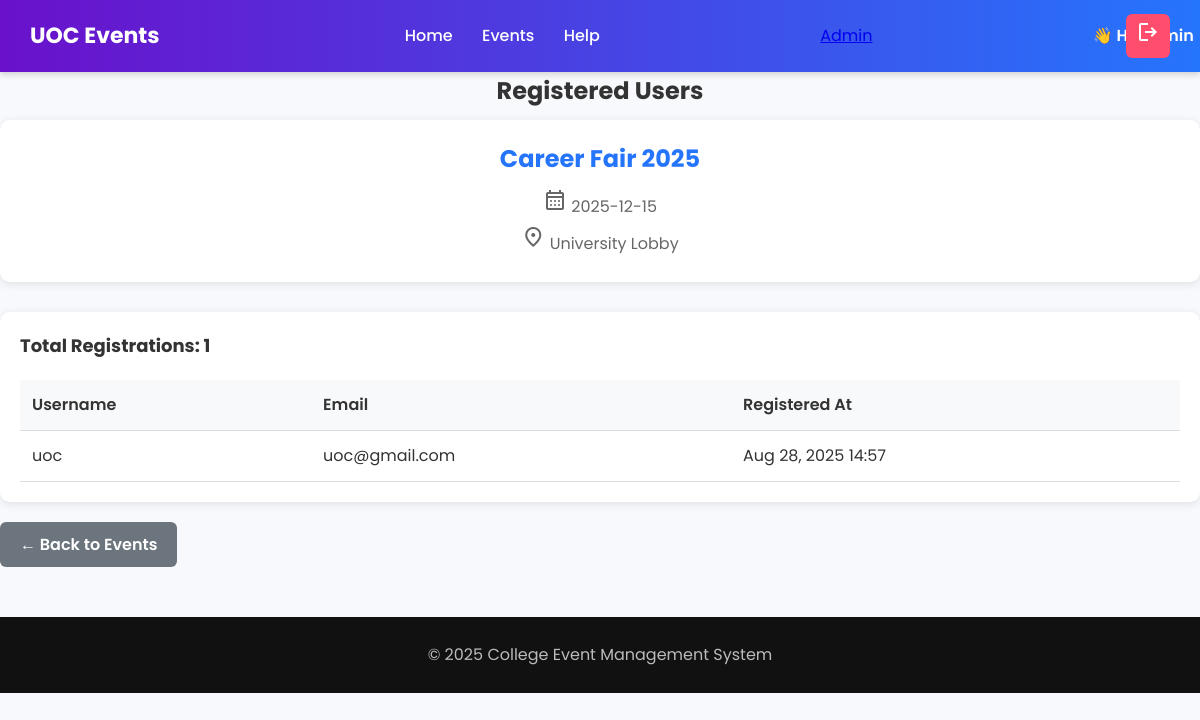
Screenshot of /view_registrations.php?event_id=3 (signed in) with the database file from the repository.
### tables this page shows
CREATE TABLE `events` (
  `id` int(11) NOT NULL,
  `title` varchar(200) NOT NULL,
  `location` varchar(120) DEFAULT '',
  `event_date` date NOT NULL,
  `description` text DEFAULT NULL,
  `type` varchar(100) NOT NULL
);

CREATE TABLE `registrations` (
  `id` int(11) NOT NULL,
  `user_id` int(11) NOT NULL,
  `event_id` int(11) NOT NULL,
  `registered_at` timestamp NOT NULL DEFAULT current_timestamp()
);

CREATE TABLE `users` (
  `id` int(11) NOT NULL,
  `username` varchar(50) NOT NULL,
  `password_hash` char(64) NOT NULL,
  `role` enum('admin','user') NOT NULL DEFAULT 'user',
  `created_at` timestamp NOT NULL DEFAULT current_timestamp(),
  `email` varchar(100) NOT NULL
);

### auth.php (called while the page is built, shortened)
<?php
function is_logged_in() {
    return isset($_SESSION['user_id']);
}
function current_user() {
    return [
        'id' => $_SESSION['user_id'],
        'username' => $_SESSION['username'],
        'role' => $_SESSION['role']
    ];
}
?>

### view_registrations.php (the view, shortened to what this page needs)
<?php
require_once 'config.php';
require_once 'auth.php';
$event_id = isset($_GET['event_id']) ? (int)$_GET['event_id'] : 0;
$stmt = $conn->prepare("SELECT title, location, event_date, description FROM events WHERE id = ?");
$stmt->bind_param("i", $event_id);
$stmt->execute();
$event = $stmt->get_result()->fetch_assoc();
$stmt = $conn->prepare("SELECT u.id, u.username, u.email, r.registered_at
                       FROM registrations r
                       JOIN users u ON u.id = r.user_id
                       WHERE r.event_id = ?
                       ORDER BY r.registered_at DESC");
$stmt->bind_param("i", $event_id);
$stmt->execute();
$result = $stmt->get_result();
$registrations = [];
while ($row = $result->fetch_assoc()) {
    $registrations[] = $row;
}
$user = current_user();
?>
<!DOCTYPE html>
<html lang="en">
<head>
  <link rel="stylesheet" href="styles/events.css">
</head>
<body>
  <nav class="navbar">
    <div class="container">
      <div class="brand">UOC Events</div>
      <div class="nav-links">
        <a href="index.php">Home</a>
        <a href="events.php">Events</a>
        <a href="help.php">Help</a>
      </div>
      <?php if ($user): ?>
        <?php if ($user['role'] === 'admin'): ?><a href="admin.php" class="admin-link">Admin</a><?php endif; ?>
        <span class="user">👋 Hi, <?php echo htmlspecialchars($user['username']); ?></span>
        <a href="logout.php" class="logout-btn">
          <span class="material-symbols-outlined">logout</span>
        </a>
      <?php endif; ?>
    </div>
  </nav>
  <section class="container">
    <div class="registrations-header">
      <h1>Registered Users</h1>
      <div class="event-info">
        <h2><?php echo htmlspecialchars($event['title']); ?></h2>
        <p><span class="material-symbols-outlined">calendar_month</span> <?php echo htmlspecialchars($event['event_date']); ?></p>
        <p><span class="material-symbols-outlined">location_on</span> <?php echo htmlspecialchars($event['location']); ?></p>
      </div>
    </div>
    <div class="registrations-table">
      <div class="table-header">
        <h3>Total Registrations: <?php echo count($registrations); ?></h3>
      </div>
      <?php if (count($registrations) > 0): ?>
        <table class="users-table">
          <thead>
            <tr>
              <th>Username</th>
              <th>Email</th>
              <th>Registered At</th>
            </tr>
          </thead>
          <tbody>
            <?php foreach ($registrations as $reg): ?>
              <tr>
                <td><?php echo htmlspecialchars($reg['username']); ?></td>
                <td><?php echo htmlspecialchars($reg['email']); ?></td>
                <td><?php echo date('M d, Y H:i', strtotime($reg['registered_at'])); ?></td>
              </tr>
            <?php endforeach; ?>
          </tbody>
        </table>
      <?php else: ?>
        <div class="no-registrations">
          <p>No users have registered for this event yet.</p>
        </div>
      <?php endif; ?>
    </div>
    <div class="back-button">
      <a href="events.php" class="btn-back">← Back to Events</a>
    </div>
  </section>
  <footer class="footer">
    <p>© 2025 College Event Management System</p>
  </footer>
</body>
</html>

### styles/events.css (style rules this page uses)
* { margin: 0; padding: 0; box-sizing: border-box; }
body { font-family: 'Poppins', sans-serif; background: #f8f9fc; color: #333; line-height: 1.6; }
.navbar { background: linear-gradient(to right, #6a11cb, #2575fc); color: white; padding: 14px 0; position: sticky; top: 0; z-index: 100; box-shadow: 0 3px 6px rgba(0,0,0,0.15); }
.navbar .container { width: 95%; margin: auto; display: flex; justify-content: space-between; align-items: center; }
.navbar .brand { font-size: 22px; font-weight: 700; color: #fff; }
.navbar .nav-links a { margin-left: 25px; text-decoration: none; font-weight: 500; color: #fff; transition: 0.3s; }
.navbar .logout-btn { margin-left: 12px; color: #fff; background: #ff4d6d; padding: 6px 10px; border-radius: 6px; transition: 0.3s; }
.navbar .user { margin-right: -300px; font-weight: 600; color: #fff; }
.btn-back { background: #6c757d; color: white; text-decoration: none; padding: 10px 20px; border-radius: 6px; font-weight: 600; display: inline-block; transition: 0.3s; }
.registrations-header { text-align: center; margin-bottom: 30px; }
.registrations-header h1 { color: #333; margin-bottom: 10px; }
.event-info { background: #fff; padding: 20px; border-radius: 10px; box-shadow: 0 2px 10px rgba(0,0,0,0.1); margin-bottom: 20px; }
.event-info h2 { color: #2575fc; margin-bottom: 10px; }
.event-info p { margin-bottom: 5px; color: #666; }
.registrations-table { background: #fff; border-radius: 10px; padding: 20px; box-shadow: 0 2px 10px rgba(0,0,0,0.1); margin-bottom: 20px; }
.table-header { margin-bottom: 20px; }
.table-header h3 { color: #333; font-size: 18px; }
.users-table { width: 100%; border-collapse: collapse; }
.users-table th, .users-table td { padding: 12px; text-align: left; border-bottom: 1px solid #ddd; }
.users-table th { background: #f8f9fa; font-weight: 600 }
.footer { text-align: center; padding: 25px; background: #111 !important; color: #bbb; margin-top: 50px; }

### rows the page displays
events: title "Career Fair 2025", event_date "2025-12-15", location "University Lobby"
registrations: user.username "uoc", user.email "uoc@gmail.com", registered_at "Aug 28, 2025 14:57"

### other values shown
count($registrations) "1"
